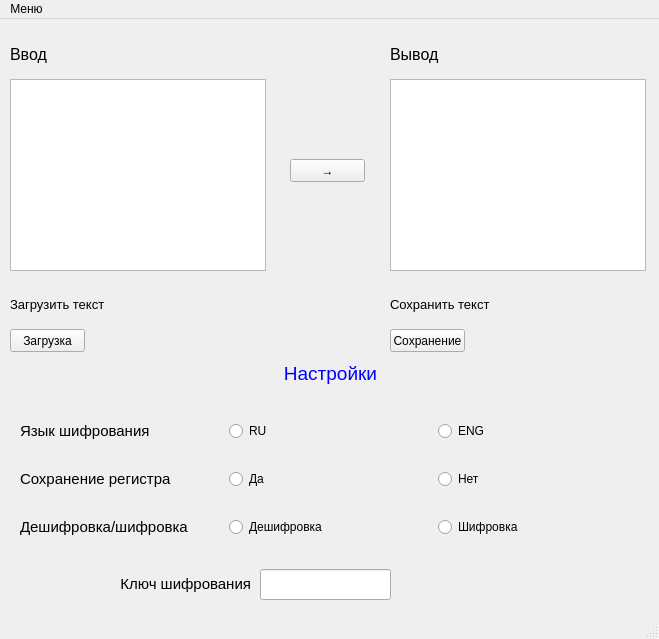
<?xml version="1.0" encoding="UTF-8"?>
<ui version="4.0">
 <class>MainWindow</class>
 <widget class="QMainWindow" name="MainWindow">
  <property name="geometry">
   <rect>
    <x>0</x>
    <y>0</y>
    <width>659</width>
    <height>639</height>
   </rect>
  </property>
  <property name="windowTitle">
   <string>Amgine Caesar</string>
  </property>
  <widget class="QWidget" name="centralwidget">
   <widget class="QTextBrowser" name="textBrowser_1">
    <property name="geometry">
     <rect>
      <x>10</x>
      <y>60</y>
      <width>256</width>
      <height>192</height>
     </rect>
    </property>
   </widget>
   <widget class="QPushButton" name="code_btn">
    <property name="geometry">
     <rect>
      <x>290</x>
      <y>140</y>
      <width>75</width>
      <height>23</height>
     </rect>
    </property>
    <property name="text">
     <string>→</string>
    </property>
   </widget>
   <widget class="QTextBrowser" name="textBrowser_2">
    <property name="geometry">
     <rect>
      <x>390</x>
      <y>60</y>
      <width>256</width>
      <height>192</height>
     </rect>
    </property>
   </widget>
   <widget class="QLabel" name="label">
    <property name="geometry">
     <rect>
      <x>10</x>
      <y>20</y>
      <width>251</width>
      <height>31</height>
     </rect>
    </property>
    <property name="text">
     <string>&lt;html&gt;&lt;head/&gt;&lt;body&gt;&lt;p&gt;&lt;span style=&quot; font-size:12pt;&quot;&gt;Ввод&lt;/span&gt;&lt;/p&gt;&lt;/body&gt;&lt;/html&gt;</string>
    </property>
   </widget>
   <widget class="QLabel" name="label_2">
    <property name="geometry">
     <rect>
      <x>390</x>
      <y>20</y>
      <width>241</width>
      <height>31</height>
     </rect>
    </property>
    <property name="text">
     <string>&lt;html&gt;&lt;head/&gt;&lt;body&gt;&lt;p&gt;&lt;span style=&quot; font-size:12pt;&quot;&gt;Вывод&lt;/span&gt;&lt;/p&gt;&lt;/body&gt;&lt;/html&gt;</string>
    </property>
   </widget>
   <widget class="QPushButton" name="load_btn">
    <property name="geometry">
     <rect>
      <x>10</x>
      <y>310</y>
      <width>75</width>
      <height>23</height>
     </rect>
    </property>
    <property name="text">
     <string>Загрузка</string>
    </property>
   </widget>
   <widget class="QLabel" name="label_3">
    <property name="geometry">
     <rect>
      <x>10</x>
      <y>270</y>
      <width>231</width>
      <height>31</height>
     </rect>
    </property>
    <property name="text">
     <string>&lt;html&gt;&lt;head/&gt;&lt;body&gt;&lt;p&gt;&lt;span style=&quot; font-size:10pt;&quot;&gt;Загрузить текст&lt;/span&gt;&lt;/p&gt;&lt;/body&gt;&lt;/html&gt;</string>
    </property>
   </widget>
   <widget class="QLabel" name="label_4">
    <property name="geometry">
     <rect>
      <x>390</x>
      <y>270</y>
      <width>161</width>
      <height>31</height>
     </rect>
    </property>
    <property name="text">
     <string>&lt;html&gt;&lt;head/&gt;&lt;body&gt;&lt;p&gt;&lt;span style=&quot; font-size:10pt;&quot;&gt;Сохранить текст&lt;/span&gt;&lt;/p&gt;&lt;/body&gt;&lt;/html&gt;</string>
    </property>
   </widget>
   <widget class="QPushButton" name="save_btn">
    <property name="geometry">
     <rect>
      <x>390</x>
      <y>310</y>
      <width>75</width>
      <height>23</height>
     </rect>
    </property>
    <property name="text">
     <string>Сохранение</string>
    </property>
   </widget>
   <widget class="QWidget" name="gridLayoutWidget">
    <property name="geometry">
     <rect>
      <x>20</x>
      <y>380</y>
      <width>621</width>
      <height>161</height>
     </rect>
    </property>
    <layout class="QGridLayout" name="gridLayout">
     <item row="1" column="0">
      <widget class="QLabel" name="label_6">
       <property name="text">
        <string>&lt;html&gt;&lt;head/&gt;&lt;body&gt;&lt;p&gt;&lt;span style=&quot; font-size:11pt;&quot;&gt;Сохранение регистра&lt;/span&gt;&lt;/p&gt;&lt;/body&gt;&lt;/html&gt;</string>
       </property>
      </widget>
     </item>
     <item row="0" column="1">
      <widget class="QRadioButton" name="rb_lang_ru">
       <property name="text">
        <string>RU</string>
       </property>
       <attribute name="buttonGroup">
        <string notr="true">btn_group_lang</string>
       </attribute>
      </widget>
     </item>
     <item row="0" column="2">
      <widget class="QRadioButton" name="rb_lang_eng">
       <property name="text">
        <string>ENG</string>
       </property>
       <attribute name="buttonGroup">
        <string notr="true">btn_group_lang</string>
       </attribute>
      </widget>
     </item>
     <item row="1" column="2">
      <widget class="QRadioButton" name="rb_cap_no">
       <property name="text">
        <string>Нет</string>
       </property>
       <attribute name="buttonGroup">
        <string notr="true">btn_group_cap</string>
       </attribute>
      </widget>
     </item>
     <item row="2" column="2">
      <widget class="QRadioButton" name="rb_crypt_code">
       <property name="text">
        <string>Шифровка</string>
       </property>
       <attribute name="buttonGroup">
        <string notr="true">btn_group_crypt</string>
       </attribute>
      </widget>
     </item>
     <item row="2" column="1">
      <widget class="QRadioButton" name="rb_crypt_decode">
       <property name="text">
        <string>Дешифровка</string>
       </property>
       <attribute name="buttonGroup">
        <string notr="true">btn_group_crypt</string>
       </attribute>
      </widget>
     </item>
     <item row="0" column="0">
      <widget class="QLabel" name="label_7">
       <property name="text">
        <string>&lt;html&gt;&lt;head/&gt;&lt;body&gt;&lt;p&gt;&lt;span style=&quot; font-size:11pt;&quot;&gt;Язык шифрования&lt;/span&gt;&lt;/p&gt;&lt;/body&gt;&lt;/html&gt;</string>
       </property>
      </widget>
     </item>
     <item row="2" column="0">
      <widget class="QLabel" name="label_5">
       <property name="text">
        <string>&lt;html&gt;&lt;head/&gt;&lt;body&gt;&lt;p&gt;&lt;span style=&quot; font-size:11pt;&quot;&gt;Дешифровка/шифровка&lt;/span&gt;&lt;/p&gt;&lt;/body&gt;&lt;/html&gt;</string>
       </property>
      </widget>
     </item>
     <item row="1" column="1">
      <widget class="QRadioButton" name="rb_cap_yes">
       <property name="text">
        <string>Да</string>
       </property>
       <attribute name="buttonGroup">
        <string notr="true">btn_group_cap</string>
       </attribute>
      </widget>
     </item>
    </layout>
   </widget>
   <widget class="QLabel" name="label_8">
    <property name="geometry">
     <rect>
      <x>270</x>
      <y>339</y>
      <width>121</width>
      <height>31</height>
     </rect>
    </property>
    <property name="text">
     <string>&lt;html&gt;&lt;head/&gt;&lt;body&gt;&lt;p align=&quot;center&quot;&gt;&lt;span style=&quot; font-size:14pt; color:#0000ff;&quot;&gt;Настройки&lt;/span&gt;&lt;/p&gt;&lt;/body&gt;&lt;/html&gt;</string>
    </property>
   </widget>
   <widget class="QLineEdit" name="key_line_edit">
    <property name="geometry">
     <rect>
      <x>260</x>
      <y>550</y>
      <width>131</width>
      <height>31</height>
     </rect>
    </property>
   </widget>
   <widget class="QLabel" name="label_9">
    <property name="geometry">
     <rect>
      <x>70</x>
      <y>550</y>
      <width>181</width>
      <height>31</height>
     </rect>
    </property>
    <property name="text">
     <string>&lt;html&gt;&lt;head/&gt;&lt;body&gt;&lt;p align=&quot;right&quot;&gt;&lt;span style=&quot; font-size:11pt;&quot;&gt;Ключ шифрования&lt;/span&gt;&lt;/p&gt;&lt;/body&gt;&lt;/html&gt;</string>
    </property>
   </widget>
  </widget>
  <widget class="QMenuBar" name="menubar">
   <property name="geometry">
    <rect>
     <x>0</x>
     <y>0</y>
     <width>659</width>
     <height>21</height>
    </rect>
   </property>
   <widget class="QMenu" name="menu">
    <property name="title">
     <string>Меню</string>
    </property>
    <addaction name="info"/>
    <addaction name="help"/>
    <addaction name="history"/>
   </widget>
   <addaction name="menu"/>
  </widget>
  <widget class="QStatusBar" name="statusbar"/>
  <action name="info">
   <property name="text">
    <string>Инфо</string>
   </property>
  </action>
  <action name="help">
   <property name="text">
    <string>Помощь</string>
   </property>
  </action>
  <action name="history">
   <property name="text">
    <string>История поиска</string>
   </property>
  </action>
 </widget>
 <resources/>
 <connections/>
 <buttongroups>
  <buttongroup name="btn_group_lang"/>
  <buttongroup name="btn_group_cap"/>
  <buttongroup name="btn_group_crypt"/>
 </buttongroups>
</ui>
